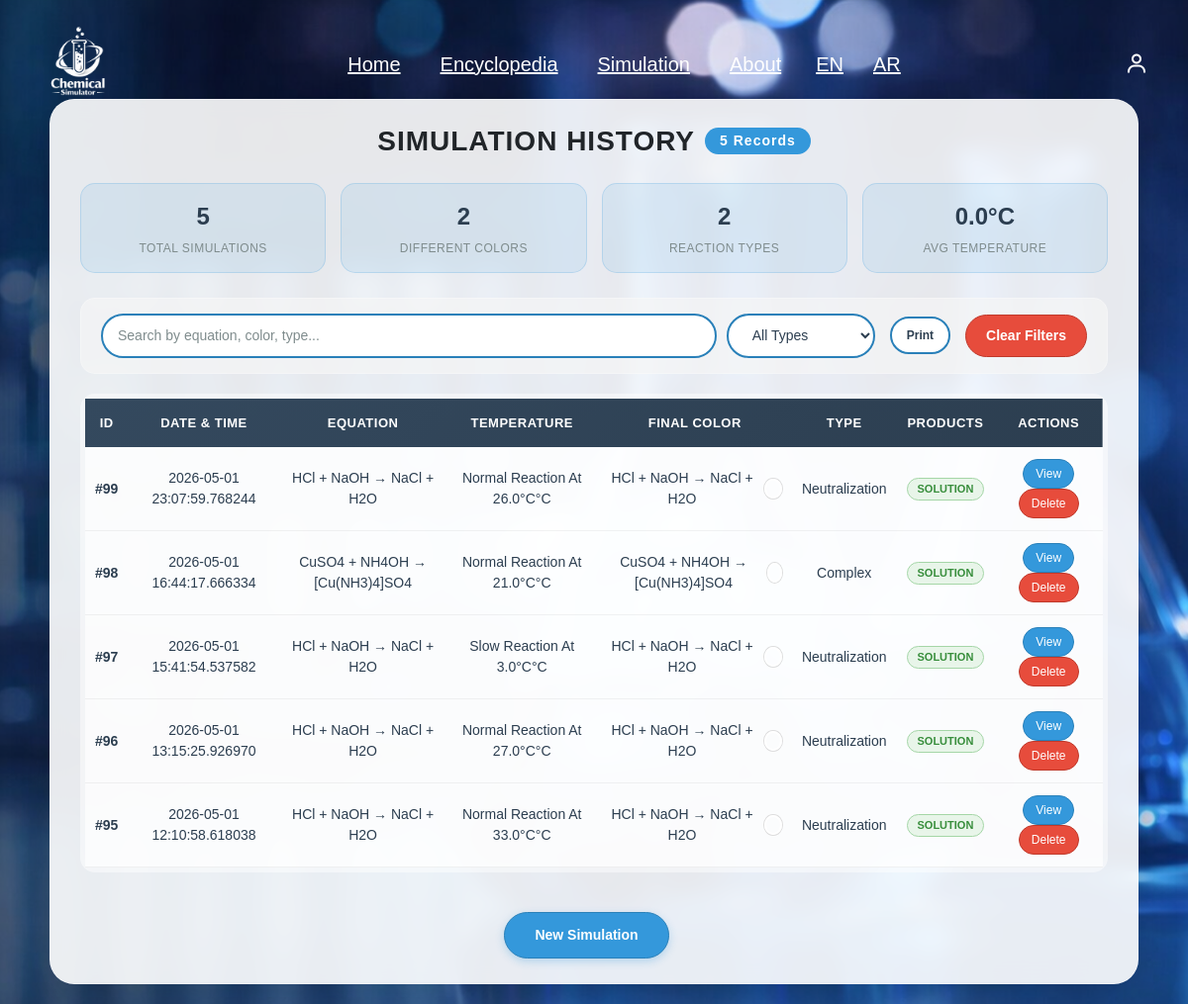
The page /simulation/history (signed in) on the database its author committed.
### tables this page shows
CREATE TABLE reaction_results (
        id INTEGER PRIMARY KEY AUTOINCREMENT,
        simulation_id INTEGER UNIQUE NOT NULL,
        products TEXT,
        energyReleased REAL,
        state TEXT, color TEXT,
        FOREIGN KEY (simulation_id) REFERENCES "simulation"(id)
    );

CREATE TABLE "simulation" (
        id INTEGER PRIMARY KEY AUTOINCREMENT,
        user_id INTEGER NOT NULL,
        reaction_id INTEGER NOT NULL,
        date TEXT NOT NULL,
        result TEXT, temperature REAL DEFAULT 25,
        FOREIGN KEY (user_id) REFERENCES users(id),
        FOREIGN KEY (reaction_id) REFERENCES chemical_reactions(id)
    );

CREATE TABLE chemical_reactions (
        id INTEGER PRIMARY KEY AUTOINCREMENT,
        equation TEXT NOT NULL,
        type TEXT,
        temperature REAL,
        pressure REAL
    , result_color TEXT, gas_produced INTEGER DEFAULT 0, precipitate INTEGER DEFAULT 0, min_temp REAL DEFAULT 25, description TEXT, created_at TEXT);

### routes/simulation.py (the view)
@simulation_bp.route("/history", methods=["GET"])
def simulation_history():
    if "user_id" not in session:
        return redirect(url_for("login.login"))
    db = get_db()
    cursor = db.cursor()
    cursor.execute("""
        SELECT s.id, s.date, s.result, s.temperature,
               rr.products, rr.color, rr.state,
               r.equation as reaction_equation
        FROM simulation s
        JOIN reaction_results rr ON s.id = rr.simulation_id
        LEFT JOIN chemical_reactions r ON s.reaction_id = r.id
        WHERE s.user_id = ?
        ORDER BY s.date DESC
        LIMIT 20
    """, (session["user_id"],))
    history = cursor.fetchall()
    return render_template("simulation/history.html", history=history)

### app.py (called while the page is built)
def get_locale():
    return session.get('lang', 'en')

@app.before_request
def set_language():
    lang = request.args.get('lang')
    if lang:
        session['lang'] = lang

@app.context_processor
def inject_globals():
    return dict(get_locale=get_locale)

@app.context_processor
def inject_notifications():
    conn = sqlite3.connect('database/chemical.db')
    c = conn.cursor()
    c.execute("SELECT COUNT(*) FROM pending_reactions WHERE status='pending'")
    count = c.fetchone()[0]
    conn.close()
    return dict(pending_count=count)

### database/db.py (called while the page is built)
def get_db():
    if "db" not in g:
        g.db = sqlite3.connect(DB_PATH)
        g.db.row_factory = sqlite3.Row  # مهم جدًا ليعمل user["password"]
    return g.db

### templates/simulation/history.html (shortened to what this page needs)
{% extends "base.html" %}
{% block head %}
<link rel="stylesheet" href="{{ url_for('static', filename='css/history.css') }}">
{% endblock %}
{% block content %}
<div class="overlay">
    <div class="history-container">
        <h1>
            {{ _('SIMULATION HISTORY') }}
            <span class="records-badge">{{ history|length }} {{ _('Records') }}</span>
        </h1>
        <div class="stats-grid">
            <div class="stat-card">
                <div class="stat-value">{{ history|length }}</div>
                <div class="stat-label">{{ _('Total Simulations') }}</div>
            </div>
            <div class="stat-card">
                {% set colors = [] %}
                <div class="stat-value">{{ colors|length }}</div>
                <div class="stat-label">{{ _('Different Colors') }}</div>
            </div>
            <div class="stat-card">
                {% set types = [] %}
                <div class="stat-value">{{ types|length }}</div>
                <div class="stat-label">{{ _('Reaction Types') }}</div>
            </div>
            <div class="stat-card">
                {% set total_temp = 0.0 %}
                {% for sim in history %}
                    {% set total_temp = total_temp + sim[2]|float %}
                {% endfor %}
                {% if history|length > 0 %}
                    {% set avg_temp = (total_temp / history|length)|round(1) %}
                {% else %}
                    {% set avg_temp = 0 %}
                {% endif %}
                <div class="stat-value">{{ avg_temp }}°C</div>
                <div class="stat-label">{{ _('Avg Temperature') }}</div>
            </div>
        </div>
        <div class="filter-section">
            <div class="search-box">
                <input type="text" class="search-input" id="searchInput" placeholder="{{ _('Search by equation, color, type...') }}" onkeyup="filterTable()">
                <select class="filter-select" id="typeFilter" onchange="filterTable()">
                    <option value="all">{{ _('All Types') }}</option>
                </select>
            </div>
            <div class="export-buttons">
                <button class="export-btn" onclick="printTable()">{{ _('Print') }}</button>
            </div>
            <button class="clear-filter" onclick="clearFilters()">{{ _('Clear Filters') }}</button>
        </div>
        <div class="table-container">
            <table id="historyTable">
                <thead>
                    <tr>
                        <th>{{ _('ID') }}</th>
                        <th>{{ _('Date & Time') }}</th>
                        <th>{{ _('Equation') }}</th>
                        <th>{{ _('Temperature') }}</th>
                        <th>{{ _('Final Color') }}</th>
                        <th>{{ _('Type') }}</th>
                        <th>{{ _('Products') }}</th>
                        <th>{{ _('Actions') }}</th>
                    </tr>
                </thead>
                <tbody>
                    {% if history %}
                        {% for sim in history %}
                        <tr>
                            <td><strong>#{{ sim[0] }}</strong></td>
                            <td>{{ sim[1] }}</td>
                            <td>{{ sim[7] or sim[3] }}</td>
                            <td>{{ sim[2] }}°C</td>
                            <td>
                                <div class="color-cell">
                                    {{ sim[4] }}
                                    <span class="color-dot" style="background-color: '{{ sim[4] }}';"></span>
                                </div>
                            </td>
                            <td>{{ sim[6] }}</td>
                            <td>
                                {% set type_lower = sim[6]|lower %}
                                {% if 'gas' in type_lower %}
                                    <span class="badge badge-gas">{{ _('Gas') }}</span>
                                {% elif 'precipitation' in type_lower or 'precipitate' in type_lower %}
                                    <span class="badge badge-precipitate">{{ _('Precipitate') }}</span>
                                {% else %}
                                    <span class="badge badge-solution">{{ _('Solution') }}</span>
                                {% endif %}
                            </td>
                            <td>
                                <button class="action-btn view-btn" onclick="viewSimulation('{{ sim[0] }}')">{{ _('View') }}</button>
                                <button class="action-btn delete-btn" onclick="deleteSimulation('{{ sim[0] }}')">{{ _('Delete') }}</button>
                            </td>
                        </tr>
                        {% endfor %}
                    {% endif %}
                </tbody>
            </table>
        </div>
        <div class="nav-links">
            <a href="{{ url_for('simulation.simulation_page') }}" class="btn">{{ _('New Simulation') }}</a>
        </div>
    </div>
</div>
{% endblock %}

### templates/base.html (shortened to what this page needs)
<!doctype html>
<html lang="{{ get_locale() }}" dir="{{ 'rtl' if get_locale() == 'ar' else 'ltr' }}">
  <head>
    <link href="https://cdn.jsdelivr.net/npm/bootstrap@5.3.2/dist/css/bootstrap.min.css" rel="stylesheet"/>
    <link href='https://unpkg.com/boxicons@2.1.4/css/boxicons.min.css' rel='stylesheet'>
    <link rel="stylesheet" href="{{ url_for('static', filename='css/style.css') }}"/>
    <link rel="stylesheet" href="{{ url_for('static', filename='css/login.css') }}"/>
    {% block head %}{% endblock %}
  </head>
  <body>
    {% include "header.html" %}
    {% block content %}{% endblock %}
  </body>
</html>

### templates/header.html (shortened to what this page needs)
<header class="fixed-top py-4 text-white">
  <div class="container-fluid px-5 d-flex align-items-center justify-content-between">
    <a href="{{ url_for('home') }}" class="logo">
      <img src="{{ url_for('static', filename='img/logo.png') }}" alt="Logo" class="logo-img" />
    </a>
    <nav class="navbar d-none d-md-flex">
      <a href="{{ url_for('home') }}" class="text-white mx-2">{{ _('Home') }}</a>
      <a href="{{ url_for('compound.encyclopedia') }}" class="text-white mx-2">{{ _('Encyclopedia') }}</a>
      <a href="{{ url_for('simulation.simulation_page') }}" class="text-white mx-2">{{ _('Simulation') }}</a>
      <a href="{{ url_for('home') }}#about" class="text-white mx-2">{{ _('About') }}</a>
      <a href="{{ request.path }}?lang=en" class="lang-btn">EN</a>
      <a href="{{ request.path }}?lang=ar" class="lang-btn">AR</a>
    </nav>
<div class="user-menu">
  <i class="bx bx-user user-icon"></i>
</div>
  </div>
</header>

### static/css/style.css (style rules this page uses)
* { padding: 0; margin: 0; box-sizing: border-box; font-family: "Lucida Sans", "Lucida Sans Regular", "Lucida Grande", "Lucida Sans Unicode", Geneva, Verdana, sans-serif; outline: none; border: none; text-decoration: none; text-transform: capitalize; transition: 0.2s linear; }
html { font-size: 62.5%; scroll-behavior: smooth; overflow-x: hidden; }
header { background-color: rgba(0, 0, 0, 0); box-shadow: none; position: fixed; width: 100%; z-index: 999; }
header a, header .logo, header .navbar a, header .user-menu i { color: #fff !important; }
.logo { font-size: 2rem; font-weight: bolder; }
.navbar a { font-size: 2rem; padding: 0 1.5rem; font-family: "Lucida Sans", "Lucida Sans Regular", "Lucida Grande", "Lucida Sans Unicode", Geneva, Verdana, sans-serif; }
.logo img.logo-img { height: 100px; width: auto; display: block; }
.user-icon { color: #fff !important; }
.user-menu { position: relative; cursor: pointer; display: flex; align-items: center; }
.user-menu i { font-size: 24px; padding: 10px; border-radius: 50%; transition: 0.3s ease; }
.btn { display: inline-block; margin-top: 15px; margin-right: 15px; padding: 1rem 2.5rem; font-size: 1.6rem; background: #1f4ed8; color: white; }
.user-menu { position: relative; display: inline-block; }
.user-icon { font-size: 22px; cursor: pointer; color: #2f6bff; padding: 8px; }
.user-menu::after { content: ""; position: absolute; top: 100%; height: 10px; width: 100%; }

### static/css/login.css (style rules this page uses)
* { margin: 0; padding: 0; box-sizing: border-box; font-family: "Lucida Sans", "Lucida Sans Regular", "Lucida Grande", "Lucida Sans Unicode", Geneva, Verdana, sans-serif; }
body { display: flex; justify-content: center; align-items: flex-start; min-height: 100vh; padding-top: 120px; background: url("../img/img1.png") no-repeat; background-size: cover; background-position: center; }
input[type="email"], input[type="text"], input[type="password"] { text-transform: none !important; }

### rows shown on the page
reaction_results: sim "99", date "2026-05-01 23:07:59.768244", equation "HCl + NaOH → NaCl + H2O", result "Normal Reaction At 26.0°C", products "HCl + NaOH → NaCl + H2O", state "Neutralization"
reaction_results: sim "98", date "2026-05-01 16:44:17.666334", equation "CuSO4 + NH4OH → [Cu(NH3)4]SO4", result "Normal Reaction At 21.0°C", products "CuSO4 + NH4OH → [Cu(NH3)4]SO4", state "Complex"
reaction_results: sim "97", date "2026-05-01 15:41:54.537582", equation "HCl + NaOH → NaCl + H2O", result "Slow Reaction At 3.0°C", products "HCl + NaOH → NaCl + H2O", state "Neutralization"
reaction_results: sim "96", date "2026-05-01 13:15:25.926970", equation "HCl + NaOH → NaCl + H2O", result "Normal Reaction At 27.0°C", products "HCl + NaOH → NaCl + H2O", state "Neutralization"
reaction_results: sim "95", date "2026-05-01 12:10:58.618038", equation "HCl + NaOH → NaCl + H2O", result "Normal Reaction At 33.0°C", products "HCl + NaOH → NaCl + H2O", state "Neutralization"

### other values the page prints
{{ history|length }} "5"
{{ colors|length }} "2"
{{ types|length }} "2"
{{ avg_temp }} "0.0"
form field value "All Types"
